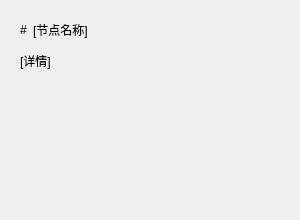
<?xml version="1.0" encoding="UTF-8"?>
<ui version="4.0">
 <class>singleNodeWidget</class>
 <widget class="CardWidget" name="singleNodeWidget">
  <property name="geometry">
   <rect>
    <x>0</x>
    <y>0</y>
    <width>300</width>
    <height>220</height>
   </rect>
  </property>
  <property name="sizePolicy">
   <sizepolicy hsizetype="Fixed" vsizetype="Fixed">
    <horstretch>0</horstretch>
    <verstretch>0</verstretch>
   </sizepolicy>
  </property>
  <property name="minimumSize">
   <size>
    <width>300</width>
    <height>220</height>
   </size>
  </property>
  <property name="maximumSize">
   <size>
    <width>300</width>
    <height>220</height>
   </size>
  </property>
  <property name="windowTitle">
   <string/>
  </property>
  <layout class="QGridLayout" name="gridLayout">
   <item row="0" column="0">
    <widget class="QWidget" name="nodeWidget" native="true">
     <property name="sizePolicy">
      <sizepolicy hsizetype="Expanding" vsizetype="Expanding">
       <horstretch>0</horstretch>
       <verstretch>0</verstretch>
      </sizepolicy>
     </property>
     <property name="minimumSize">
      <size>
       <width>0</width>
       <height>0</height>
      </size>
     </property>
     <property name="maximumSize">
      <size>
       <width>16777215</width>
       <height>16777215</height>
      </size>
     </property>
     <layout class="QGridLayout" name="gridLayout_2">
      <item row="0" column="0">
       <widget class="BodyLabel" name="id">
        <property name="sizePolicy">
         <sizepolicy hsizetype="Fixed" vsizetype="Fixed">
          <horstretch>0</horstretch>
          <verstretch>0</verstretch>
         </sizepolicy>
        </property>
        <property name="styleSheet">
         <string notr="true">BodyLabel {
    color: white;
    background-color: #009faa;
	border-radius: 3px;
	padding: 2px;
}</string>
        </property>
        <property name="text">
         <string>#</string>
        </property>
       </widget>
      </item>
      <item row="1" column="0" colspan="3">
       <widget class="QWidget" name="tagWidget" native="true">
        <property name="sizePolicy">
         <sizepolicy hsizetype="Expanding" vsizetype="Preferred">
          <horstretch>0</horstretch>
          <verstretch>0</verstretch>
         </sizepolicy>
        </property>
       </widget>
      </item>
      <item row="0" column="2">
       <spacer name="horizontalSpacer">
        <property name="orientation">
         <enum>Qt::Horizontal</enum>
        </property>
        <property name="sizeHint" stdset="0">
         <size>
          <width>40</width>
          <height>20</height>
         </size>
        </property>
       </spacer>
      </item>
      <item row="2" column="0" colspan="3">
       <widget class="BodyLabel" name="nodeInfo">
        <property name="sizePolicy">
         <sizepolicy hsizetype="Expanding" vsizetype="Expanding">
          <horstretch>0</horstretch>
          <verstretch>0</verstretch>
         </sizepolicy>
        </property>
        <property name="text">
         <string>[详情]</string>
        </property>
        <property name="alignment">
         <set>Qt::AlignLeading|Qt::AlignLeft|Qt::AlignTop</set>
        </property>
       </widget>
      </item>
      <item row="0" column="1">
       <widget class="SubtitleLabel" name="nodeName">
        <property name="sizePolicy">
         <sizepolicy hsizetype="Preferred" vsizetype="Fixed">
          <horstretch>0</horstretch>
          <verstretch>0</verstretch>
         </sizepolicy>
        </property>
        <property name="text">
         <string>[节点名称]</string>
        </property>
       </widget>
      </item>
     </layout>
    </widget>
   </item>
  </layout>
 </widget>
 <customwidgets>
  <customwidget>
   <class>CardWidget</class>
   <extends>QFrame</extends>
   <header>qfluentwidgets</header>
   <container>1</container>
  </customwidget>
  <customwidget>
   <class>BodyLabel</class>
   <extends>QLabel</extends>
   <header>qfluentwidgets</header>
  </customwidget>
  <customwidget>
   <class>SubtitleLabel</class>
   <extends>QLabel</extends>
   <header>qfluentwidgets</header>
  </customwidget>
 </customwidgets>
 <resources/>
 <connections/>
</ui>
